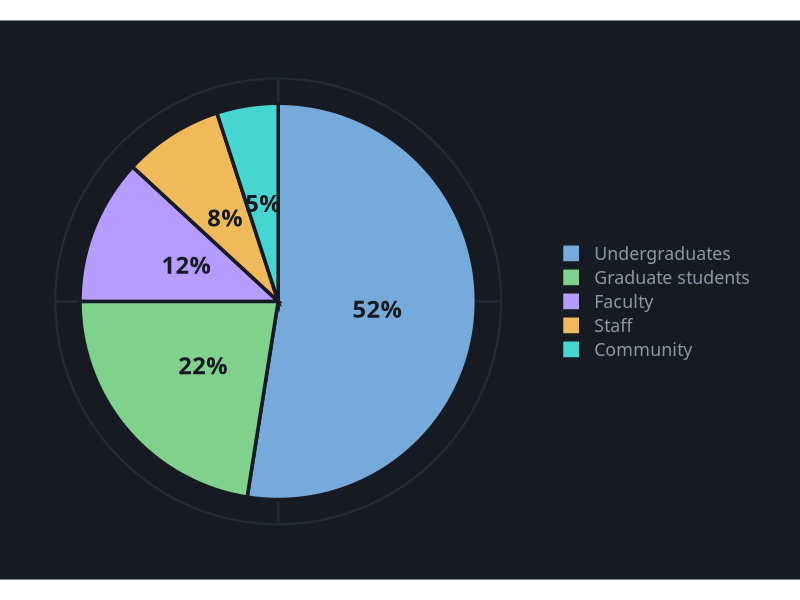
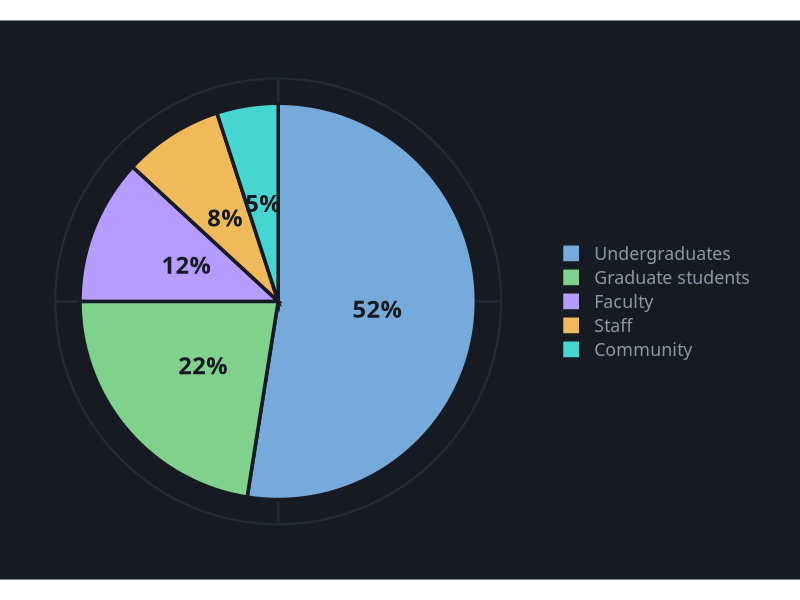

Here is the R script that generated these plots, in order:
# Pie Chart
# Question: What share of workshop registrations came from each audience?
# Put this script and pie.csv in the same folder, then in RStudio choose
# Session > Set Working Directory > To Source File Location.

library(tidyverse)

# ---- Gallery look: dark background, soft gray text ----
font <- "IBM Plex Sans"   # use "sans" if IBM Plex Sans is not installed
ink  <- "#8B97A7"

theme_gallery <- function() {
  theme_minimal(base_size = 16, base_family = font) +
    theme(
      plot.background  = element_rect(fill = "#161B23", color = NA),
      panel.grid.major = element_line(color = "#222A34"),
      panel.grid.minor = element_blank(),
      text             = element_text(color = ink),
      axis.text        = element_text(color = ink),
      legend.position  = "top",
      legend.title     = element_blank(),
      plot.margin      = margin(24, 28, 18, 18)
    )
}

pal <- c("#75AADB", "#7FD18C", "#B79CFF", "#F0B95A", "#46D6D1")

df <- read_csv("pie.csv", show_col_types = FALSE) |>
  arrange(desc(registrations)) |>
  mutate(audience = fct_inorder(audience),
         share = registrations / sum(registrations))

# reverse = TRUE starts the biggest slice at 12 o'clock and goes clockwise
p <- ggplot(df, aes(x = 1, y = registrations, fill = audience)) +
  geom_col(width = 1, color = "#161B23", linewidth = 1.2,
           position = position_stack(reverse = TRUE)) +
  geom_text(aes(label = scales::percent(share, accuracy = 1)),
            position = position_stack(vjust = 0.5, reverse = TRUE),
            color = "#161B23", family = font, fontface = "bold", size = 6) +
  coord_polar(theta = "y") +
  scale_fill_manual(values = pal) +
  theme_gallery() +
  theme(axis.text = element_blank(), axis.title = element_blank(),
        panel.grid = element_blank(), legend.position = "right")

ggsave("pie.png", p, width = 9, height = 6, dpi = 200)
p
